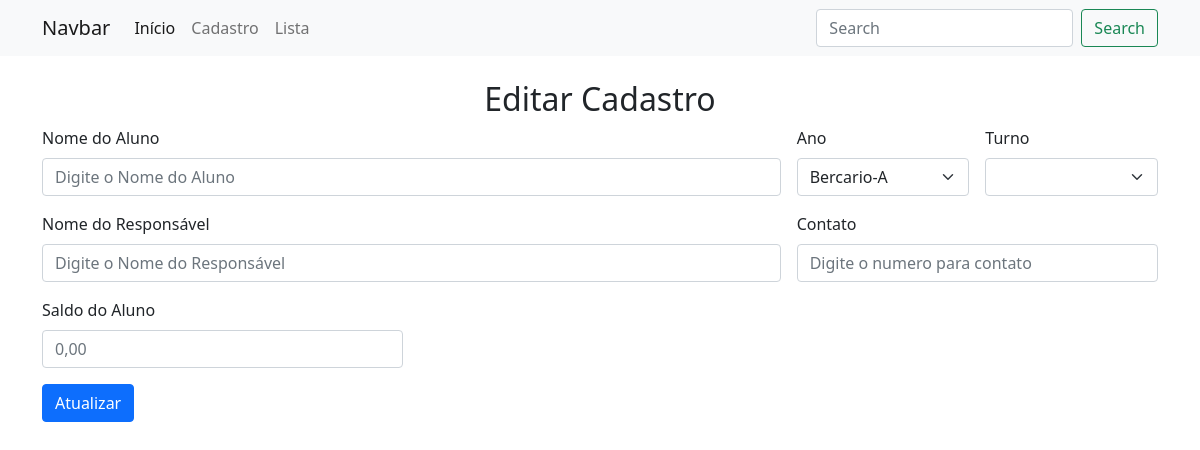
/editar_aluno/9, run on an earlier commit of the app's database.
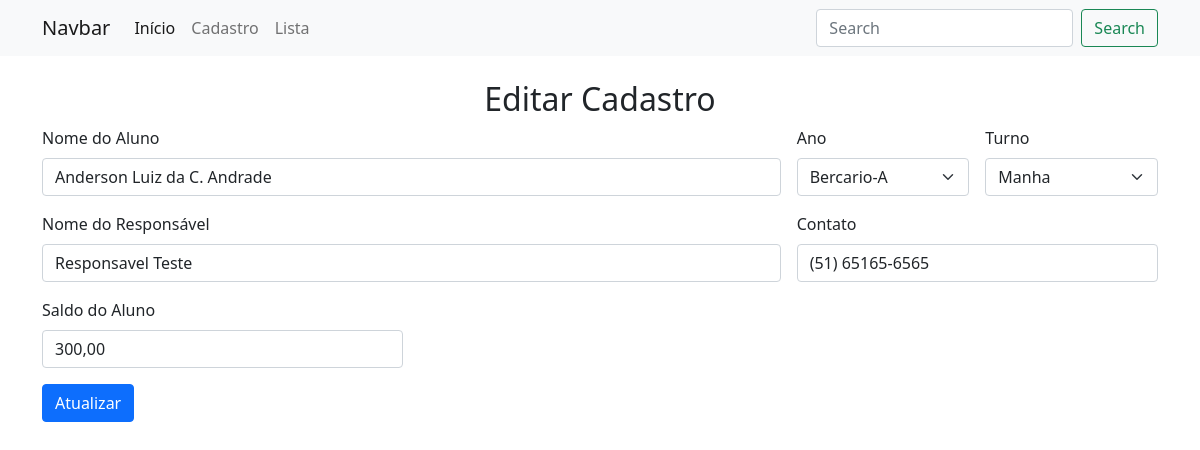
And on a later commit of the database.
### tables this page shows
CREATE TABLE alunos (
                id INTEGER PRIMARY KEY AUTOINCREMENT,
                nome TEXT,
                turno TEXT,
                ano TEXT,
                responsavel TEXT,
                contato TEXT,
                credito TEXT,
                segunda TEXT DEFAULT '0,00',
                terca TEXT DEFAULT '0,00',
                quarta TEXT DEFAULT '0,00',
                quinta TEXT DEFAULT '0,00',
                sexta TEXT DEFAULT '0,00'
            );

### app.py (the view, shortened to what this page needs)
@app.route('/editar_aluno/<int:aluno_id>', methods=['GET', 'POST'])
def editar_aluno(aluno_id):
  if request.method == 'GET':
    with sqlite3.connect(DATABASE) as con:
      con.row_factory = sqlite3.Row
      cur = con.cursor()
      cur.execute('SELECT * FROM alunos WHERE id = ?', (aluno_id, ))
      aluno = cur.fetchone()
    return render_template('editar_aluno.html', aluno=aluno)

### templates/editar_aluno.html (shortened to what this page needs)
<!doctype html>
<html lang="en">
  <head>
    <link
      href="https://cdn.jsdelivr.net/npm/bootstrap@5.0.2/dist/css/bootstrap.min.css"
      rel="stylesheet"
    />
  </head>
  <body>
    <nav class="navbar navbar-expand-lg navbar-light bg-light">
      <div class="container container-fluid">
        <a class="navbar-brand" href="/principal">Navbar</a>
        <div class="collapse navbar-collapse" id="navbarSupportedContent">
          <ul class="navbar-nav me-auto mb-2 mb-lg-0">
            <li class="nav-item">
              <a class="nav-link active" aria-current="page" href="/principal"
                >Início</a
              >
            </li>
            <li class="nav-item">
              <a class="nav-link" href="/cadastrar">Cadastro</a>
            </li>
            <li class="nav-item">
              <a class="nav-link" href="/lista_alunos">Lista</a>
            </li>
          </ul>
          <form class="d-flex">
            <input
              class="form-control me-2"
              type="search"
              placeholder="Search"
              aria-label="Search"
            />
            <button class="btn btn-outline-success" type="submit">
              Search
            </button>
          </form>
        </div>
      </div>
    </nav>
    <div
      class="container pt-4 pb-4 d-flex flex-column justify-content-center align-items-center"
    >
      <h2>Editar Cadastro</h2>
      <form class="row g-3" method="POST">
        <div class="col-md-8">
          <label for="inputAluno" class="form-label">Nome do Aluno</label>
          <input
            type="text"
            class="form-control"
            id="inputAluno"
            name="nome"
            placeholder="Digite o Nome do Aluno"
            value="{{ aluno['nome'] }}"
            required
          />
        </div>
        <div class="col-md-2">
          <label for="inputAno" class="form-label">Ano</label>
          <select id="inputAno" class="form-select" name="ano">
            <option selected>Bercario-A</option>
          </select>
        </div>
        <div class="col-md-2">
          <label for="inputTurno" class="form-label">Turno</label>
          <select id="inputTurno" class="form-select" name="turno">
            <option value="{{ aluno['turno'] }}" selected>
              {{ aluno['turno'] }}
            </option>
            <option>Manhã</option>
          </select>
        </div>
        <div class="col-md-8">
          <label for="inputAddress2" class="form-label"
            >Nome do Responsável</label
          >
          <input
            type="text"
            class="form-control"
            id="inputAddress2"
            name="responsavel"
            placeholder="Digite o Nome do Responsável"
            value="{{ aluno['responsavel'] }}"
            required
          />
        </div>
        <div class="col-md-4">
          <label for="inputContato" class="form-label">Contato</label>
          <input
            type="tel"
            class="form-control"
            id="inputContato"
            name="contato"
            placeholder="Digite o numero para contato"
            value="{{ aluno['contato'] }}"
            required
          />
        </div>
        <div class="col-md-4">
          <label for="inputCredito" class="form-label">Saldo do Aluno</label>
          <input
            type="text"
            class="form-control"
            id="inputCredito"
            name="credito"
            placeholder="0,00"
            value="{{ aluno['credito'] }}"
          />
        </div>
        <div class="col-12">
          <button type="submit" class="btn btn-primary">Atualizar</button>
        </div>
      </form>
    </div>
  </body>
</html>

What changed in the data, as far as the page shows it:
added alunos: nome "Anderson Luiz da C. Andrade", turno "Manha", responsavel "Responsavel Teste", contato "(51) 65165-6565", credito "300,00"
